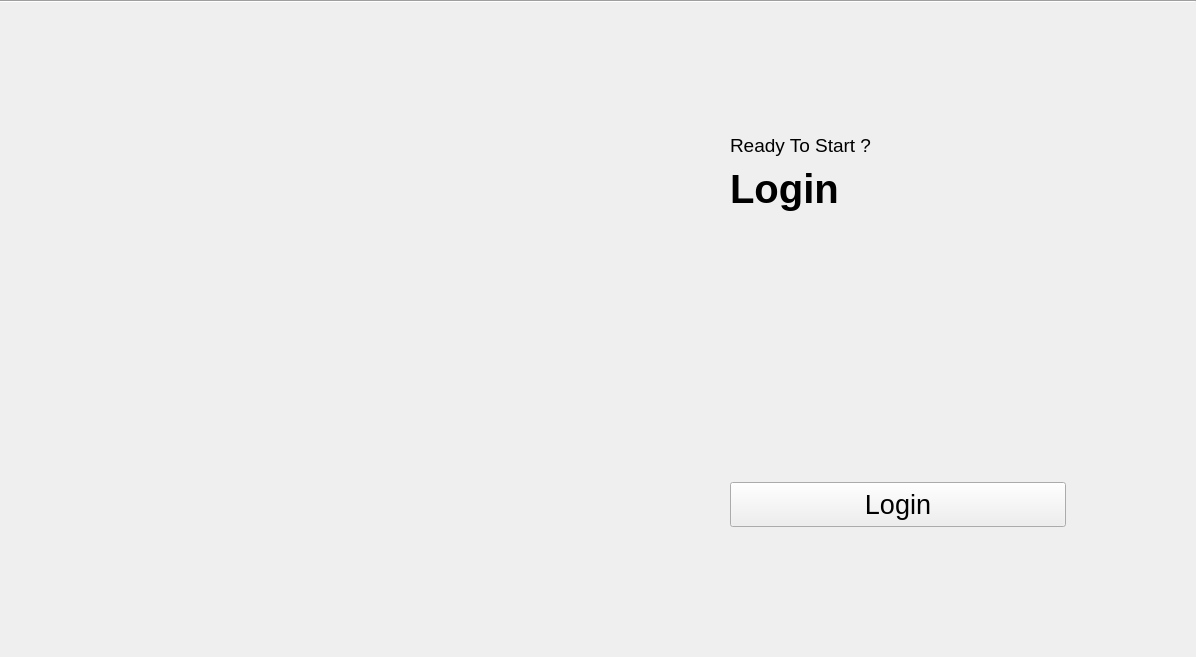
<?xml version="1.0" encoding="UTF-8"?>
<ui version="4.0">
 <class>LoginForm</class>
 <widget class="QWidget" name="LoginForm">
  <property name="geometry">
   <rect>
    <x>0</x>
    <y>0</y>
    <width>1196</width>
    <height>657</height>
   </rect>
  </property>
  <property name="windowTitle">
   <string>Philmcgi Pipeline 2.0</string>
  </property>
  <layout class="QGridLayout" name="gridLayout">
   <property name="leftMargin">
    <number>0</number>
   </property>
   <property name="topMargin">
    <number>0</number>
   </property>
   <property name="rightMargin">
    <number>0</number>
   </property>
   <property name="bottomMargin">
    <number>0</number>
   </property>
   <property name="spacing">
    <number>0</number>
   </property>
   <item row="1" column="0">
    <layout class="QHBoxLayout" name="horizontalLayout">
     <property name="spacing">
      <number>0</number>
     </property>
     <item>
      <widget class="QLabel" name="logo_label">
       <property name="sizePolicy">
        <sizepolicy hsizetype="Fixed" vsizetype="Preferred">
         <horstretch>100</horstretch>
         <verstretch>100</verstretch>
        </sizepolicy>
       </property>
       <property name="minimumSize">
        <size>
         <width>600</width>
         <height>0</height>
        </size>
       </property>
       <property name="font">
        <font>
         <family>MS Shell Dlg 2</family>
         <pointsize>24</pointsize>
         <weight>50</weight>
         <italic>false</italic>
         <bold>false</bold>
         <kerning>false</kerning>
        </font>
       </property>
       <property name="mouseTracking">
        <bool>false</bool>
       </property>
       <property name="whatsThis">
        <string notr="true"/>
       </property>
       <property name="accessibleName">
        <string notr="true"/>
       </property>
       <property name="accessibleDescription">
        <string notr="true"/>
       </property>
       <property name="styleSheet">
        <string notr="true"/>
       </property>
       <property name="lineWidth">
        <number>0</number>
       </property>
       <property name="text">
        <string/>
       </property>
       <property name="textFormat">
        <enum>Qt::PlainText</enum>
       </property>
       <property name="scaledContents">
        <bool>true</bool>
       </property>
       <property name="alignment">
        <set>Qt::AlignCenter</set>
       </property>
       <property name="indent">
        <number>0</number>
       </property>
       <property name="textInteractionFlags">
        <set>Qt::NoTextInteraction</set>
       </property>
      </widget>
     </item>
     <item>
      <widget class="QFrame" name="right_frame">
       <property name="styleSheet">
        <string notr="true"/>
       </property>
       <property name="frameShape">
        <enum>QFrame::NoFrame</enum>
       </property>
       <property name="frameShadow">
        <enum>QFrame::Plain</enum>
       </property>
       <layout class="QGridLayout" name="gridLayout_2">
        <property name="leftMargin">
         <number>130</number>
        </property>
        <property name="topMargin">
         <number>130</number>
        </property>
        <property name="rightMargin">
         <number>130</number>
        </property>
        <property name="bottomMargin">
         <number>130</number>
        </property>
        <item row="2" column="0">
         <widget class="QScrollArea" name="scrollArea">
          <property name="enabled">
           <bool>true</bool>
          </property>
          <property name="sizePolicy">
           <sizepolicy hsizetype="Expanding" vsizetype="Expanding">
            <horstretch>0</horstretch>
            <verstretch>0</verstretch>
           </sizepolicy>
          </property>
          <property name="minimumSize">
           <size>
            <width>0</width>
            <height>0</height>
           </size>
          </property>
          <property name="frameShape">
           <enum>QFrame::NoFrame</enum>
          </property>
          <property name="frameShadow">
           <enum>QFrame::Plain</enum>
          </property>
          <property name="lineWidth">
           <number>0</number>
          </property>
          <property name="widgetResizable">
           <bool>true</bool>
          </property>
          <property name="alignment">
           <set>Qt::AlignLeading|Qt::AlignLeft|Qt::AlignVCenter</set>
          </property>
          <widget class="QWidget" name="scrollAreaWidgetContents">
           <property name="geometry">
            <rect>
             <x>0</x>
             <y>0</y>
             <width>334</width>
             <height>254</height>
            </rect>
           </property>
          </widget>
         </widget>
        </item>
        <item row="0" column="0">
         <widget class="QLabel" name="ready_textlabel">
          <property name="sizePolicy">
           <sizepolicy hsizetype="Preferred" vsizetype="Fixed">
            <horstretch>0</horstretch>
            <verstretch>0</verstretch>
           </sizepolicy>
          </property>
          <property name="minimumSize">
           <size>
            <width>0</width>
            <height>25</height>
           </size>
          </property>
          <property name="maximumSize">
           <size>
            <width>16777215</width>
            <height>25</height>
           </size>
          </property>
          <property name="font">
           <font>
            <pointsize>14</pointsize>
           </font>
          </property>
          <property name="styleSheet">
           <string notr="true"/>
          </property>
          <property name="text">
           <string>Ready To Start ?</string>
          </property>
         </widget>
        </item>
        <item row="1" column="0">
         <widget class="QLabel" name="login_text_label">
          <property name="sizePolicy">
           <sizepolicy hsizetype="Preferred" vsizetype="Fixed">
            <horstretch>0</horstretch>
            <verstretch>0</verstretch>
           </sizepolicy>
          </property>
          <property name="minimumSize">
           <size>
            <width>0</width>
            <height>50</height>
           </size>
          </property>
          <property name="maximumSize">
           <size>
            <width>16777215</width>
            <height>50</height>
           </size>
          </property>
          <property name="font">
           <font>
            <family>Arial</family>
            <pointsize>30</pointsize>
            <weight>75</weight>
            <italic>false</italic>
            <bold>true</bold>
           </font>
          </property>
          <property name="styleSheet">
           <string notr="true"/>
          </property>
          <property name="lineWidth">
           <number>0</number>
          </property>
          <property name="text">
           <string>Login</string>
          </property>
          <property name="margin">
           <number>2</number>
          </property>
         </widget>
        </item>
        <item row="3" column="0">
         <widget class="QPushButton" name="login_pushButton">
          <property name="sizePolicy">
           <sizepolicy hsizetype="Preferred" vsizetype="Fixed">
            <horstretch>0</horstretch>
            <verstretch>0</verstretch>
           </sizepolicy>
          </property>
          <property name="minimumSize">
           <size>
            <width>0</width>
            <height>45</height>
           </size>
          </property>
          <property name="font">
           <font>
            <pointsize>20</pointsize>
           </font>
          </property>
          <property name="styleSheet">
           <string notr="true"/>
          </property>
          <property name="text">
           <string>Login</string>
          </property>
         </widget>
        </item>
       </layout>
      </widget>
     </item>
    </layout>
   </item>
   <item row="0" column="0">
    <widget class="Line" name="header_line">
     <property name="orientation">
      <enum>Qt::Horizontal</enum>
     </property>
    </widget>
   </item>
  </layout>
 </widget>
 <resources/>
 <connections/>
</ui>
